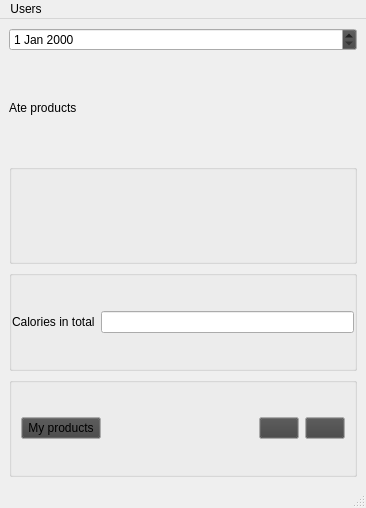
<?xml version="1.0" encoding="UTF-8"?>
<ui version="4.0">
 <class>MainWindow</class>
 <widget class="QMainWindow" name="MainWindow">
  <property name="geometry">
   <rect>
    <x>0</x>
    <y>0</y>
    <width>366</width>
    <height>508</height>
   </rect>
  </property>
  <property name="palette">
   <palette>
    <active>
     <colorrole role="Button">
      <brush brushstyle="SolidPattern">
       <color alpha="255">
        <red>65</red>
        <green>65</green>
        <blue>65</blue>
       </color>
      </brush>
     </colorrole>
    </active>
    <inactive>
     <colorrole role="Button">
      <brush brushstyle="SolidPattern">
       <color alpha="255">
        <red>66</red>
        <green>66</green>
        <blue>66</blue>
       </color>
      </brush>
     </colorrole>
    </inactive>
    <disabled>
     <colorrole role="Button">
      <brush brushstyle="SolidPattern">
       <color alpha="255">
        <red>126</red>
        <green>126</green>
        <blue>126</blue>
       </color>
      </brush>
     </colorrole>
    </disabled>
   </palette>
  </property>
  <property name="windowTitle">
   <string>Track Your Calories</string>
  </property>
  <widget class="QWidget" name="centralwidget">
   <layout class="QVBoxLayout" name="verticalLayout">
    <item>
     <widget class="QDateEdit" name="date_select"/>
    </item>
    <item>
     <widget class="QLabel" name="label">
      <property name="text">
       <string>Ate products</string>
      </property>
     </widget>
    </item>
    <item>
     <widget class="QGroupBox" name="list_widget_container">
      <property name="title">
       <string/>
      </property>
      <property name="flat">
       <bool>true</bool>
      </property>
      <property name="checkable">
       <bool>false</bool>
      </property>
      <layout class="QVBoxLayout" name="verticalLayout_2">
       <property name="leftMargin">
        <number>0</number>
       </property>
       <property name="topMargin">
        <number>0</number>
       </property>
       <property name="rightMargin">
        <number>0</number>
       </property>
       <property name="bottomMargin">
        <number>0</number>
       </property>
      </layout>
     </widget>
    </item>
    <item>
     <widget class="QGroupBox" name="groupBox_2">
      <property name="title">
       <string/>
      </property>
      <property name="flat">
       <bool>true</bool>
      </property>
      <layout class="QHBoxLayout" name="horizontalLayout_2">
       <property name="leftMargin">
        <number>0</number>
       </property>
       <property name="topMargin">
        <number>0</number>
       </property>
       <property name="rightMargin">
        <number>0</number>
       </property>
       <property name="bottomMargin">
        <number>0</number>
       </property>
       <item>
        <widget class="QLabel" name="label_2">
         <property name="text">
          <string>Calories in total</string>
         </property>
        </widget>
       </item>
       <item>
        <widget class="QLineEdit" name="text_calories">
         <property name="readOnly">
          <bool>true</bool>
         </property>
        </widget>
       </item>
      </layout>
     </widget>
    </item>
    <item>
     <widget class="QGroupBox" name="groupBox">
      <property name="title">
       <string/>
      </property>
      <layout class="QHBoxLayout" name="horizontalLayout">
       <item>
        <widget class="QPushButton" name="button_my_products">
         <property name="text">
          <string>My products</string>
         </property>
        </widget>
       </item>
       <item>
        <spacer name="horizontalSpacer">
         <property name="orientation">
          <enum>Qt::Orientation::Horizontal</enum>
         </property>
         <property name="sizeHint" stdset="0">
          <size>
           <width>40</width>
           <height>20</height>
          </size>
         </property>
        </spacer>
       </item>
       <item>
        <widget class="QPushButton" name="button_add">
         <property name="text">
          <string/>
         </property>
         <property name="icon">
          <iconset theme="list-add"/>
         </property>
        </widget>
       </item>
       <item>
        <widget class="QPushButton" name="button_delete">
         <property name="text">
          <string/>
         </property>
         <property name="icon">
          <iconset theme="list-remove"/>
         </property>
        </widget>
       </item>
      </layout>
     </widget>
    </item>
   </layout>
  </widget>
  <widget class="QMenuBar" name="menubar">
   <property name="geometry">
    <rect>
     <x>0</x>
     <y>0</y>
     <width>366</width>
     <height>22</height>
    </rect>
   </property>
   <widget class="QMenu" name="menu_users">
    <property name="title">
     <string>Users</string>
    </property>
   </widget>
   <addaction name="menu_users"/>
  </widget>
  <widget class="QStatusBar" name="statusbar"/>
  <action name="actiondefault_User">
   <property name="checkable">
    <bool>true</bool>
   </property>
   <property name="checked">
    <bool>true</bool>
   </property>
   <property name="text">
    <string>default User</string>
   </property>
  </action>
 </widget>
 <resources/>
 <connections/>
</ui>
